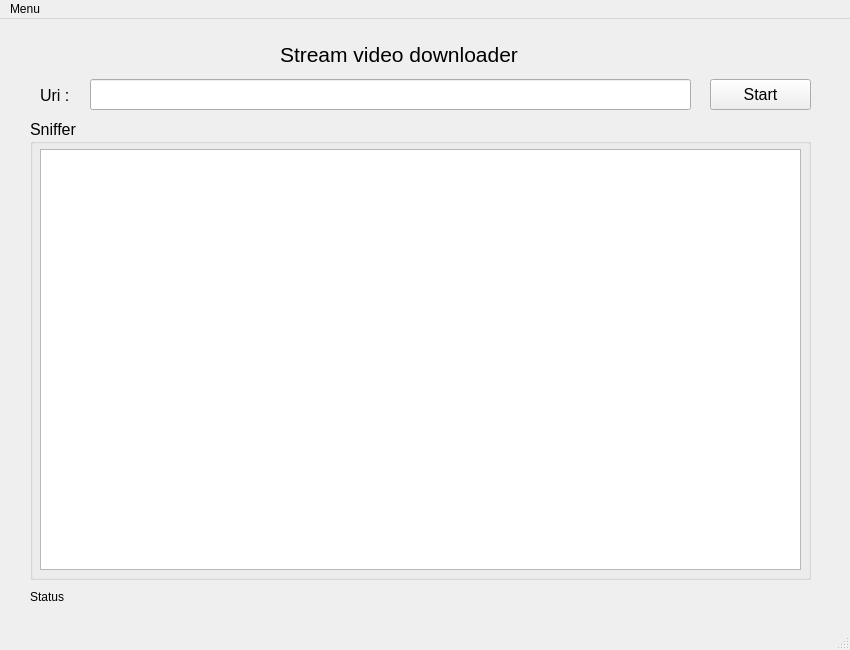
<?xml version="1.0" encoding="UTF-8"?>
<ui version="4.0">
 <class>MainWindow</class>
 <widget class="QMainWindow" name="MainWindow">
  <property name="geometry">
   <rect>
    <x>0</x>
    <y>0</y>
    <width>850</width>
    <height>650</height>
   </rect>
  </property>
  <property name="windowTitle">
   <string>Stream video downloader</string>
  </property>
  <property name="autoFillBackground">
   <bool>false</bool>
  </property>
  <widget class="QWidget" name="centralwidget">
   <widget class="QLineEdit" name="Uri_lineEdit">
    <property name="geometry">
     <rect>
      <x>90</x>
      <y>60</y>
      <width>601</width>
      <height>31</height>
     </rect>
    </property>
   </widget>
   <widget class="QLabel" name="Uri_label">
    <property name="geometry">
     <rect>
      <x>40</x>
      <y>66</y>
      <width>41</width>
      <height>20</height>
     </rect>
    </property>
    <property name="font">
     <font>
      <pointsize>12</pointsize>
     </font>
    </property>
    <property name="text">
     <string>Uri :</string>
    </property>
   </widget>
   <widget class="QLabel" name="Title_label">
    <property name="geometry">
     <rect>
      <x>280</x>
      <y>20</y>
      <width>311</width>
      <height>31</height>
     </rect>
    </property>
    <property name="font">
     <font>
      <pointsize>16</pointsize>
     </font>
    </property>
    <property name="text">
     <string>Stream video downloader</string>
    </property>
   </widget>
   <widget class="QPushButton" name="Start_sniffer_pushButton">
    <property name="geometry">
     <rect>
      <x>710</x>
      <y>60</y>
      <width>101</width>
      <height>31</height>
     </rect>
    </property>
    <property name="font">
     <font>
      <pointsize>12</pointsize>
     </font>
    </property>
    <property name="text">
     <string>Start</string>
    </property>
   </widget>
   <widget class="QGroupBox" name="Sniffer_groupBox">
    <property name="geometry">
     <rect>
      <x>30</x>
      <y>100</y>
      <width>781</width>
      <height>461</height>
     </rect>
    </property>
    <property name="font">
     <font>
      <pointsize>12</pointsize>
     </font>
    </property>
    <property name="title">
     <string>Sniffer</string>
    </property>
    <widget class="QTableView" name="Sniffer_tableView">
     <property name="geometry">
      <rect>
       <x>10</x>
       <y>30</y>
       <width>761</width>
       <height>421</height>
      </rect>
     </property>
     <property name="cornerButtonEnabled">
      <bool>false</bool>
     </property>
    </widget>
   </widget>
   <widget class="QLabel" name="Status_label">
    <property name="geometry">
     <rect>
      <x>30</x>
      <y>570</y>
      <width>781</width>
      <height>16</height>
     </rect>
    </property>
    <property name="text">
     <string>Status</string>
    </property>
   </widget>
  </widget>
  <widget class="QMenuBar" name="menubar">
   <property name="geometry">
    <rect>
     <x>0</x>
     <y>0</y>
     <width>850</width>
     <height>26</height>
    </rect>
   </property>
   <widget class="QMenu" name="Menu">
    <property name="title">
     <string>Menu</string>
    </property>
    <addaction name="Mode_action"/>
    <addaction name="Setting_action"/>
    <addaction name="Exit_action"/>
   </widget>
   <addaction name="Menu"/>
  </widget>
  <widget class="QStatusBar" name="Statusbar"/>
  <action name="Setting_action">
   <property name="text">
    <string>Settings</string>
   </property>
  </action>
  <action name="Exit_action">
   <property name="text">
    <string>Exit</string>
   </property>
  </action>
  <action name="Mode_action">
   <property name="text">
    <string>Mode</string>
   </property>
  </action>
 </widget>
 <resources/>
 <connections/>
</ui>
